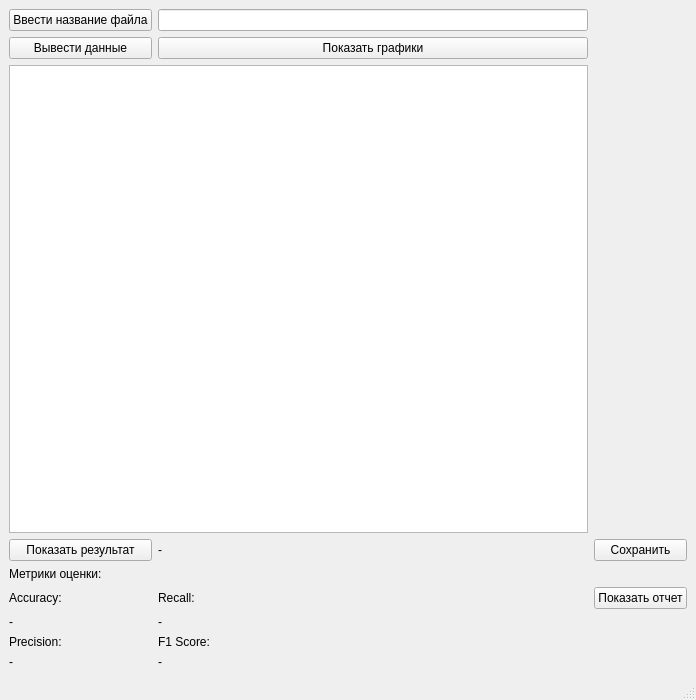
<?xml version="1.0" encoding="UTF-8"?>
<ui version="4.0">
 <class>MainWindow</class>
 <widget class="QMainWindow" name="MainWindow">
  <property name="geometry">
   <rect>
    <x>0</x>
    <y>0</y>
    <width>696</width>
    <height>700</height>
   </rect>
  </property>
  <property name="windowTitle">
   <string>MainWindow</string>
  </property>
  <widget class="QWidget" name="centralwidget">
   <layout class="QGridLayout" name="gridLayout">
    <item row="6" column="0">
     <widget class="QLabel" name="label">
      <property name="text">
       <string>Accuracy:</string>
      </property>
     </widget>
    </item>
    <item row="7" column="0">
     <widget class="QLabel" name="accuracy">
      <property name="text">
       <string>-</string>
      </property>
     </widget>
    </item>
    <item row="1" column="0">
     <widget class="QPushButton" name="ShowDataButton">
      <property name="text">
       <string>Вывести данные</string>
      </property>
     </widget>
    </item>
    <item row="8" column="1">
     <widget class="QLabel" name="label_4">
      <property name="text">
       <string>F1 Score:</string>
      </property>
     </widget>
    </item>
    <item row="1" column="1">
     <widget class="QPushButton" name="ShowDiagramsButton">
      <property name="text">
       <string>Показать графики</string>
      </property>
     </widget>
    </item>
    <item row="9" column="0">
     <widget class="QLabel" name="precision">
      <property name="text">
       <string>-</string>
      </property>
     </widget>
    </item>
    <item row="7" column="1">
     <widget class="QLabel" name="recall">
      <property name="text">
       <string>-</string>
      </property>
     </widget>
    </item>
    <item row="3" column="0">
     <widget class="QPushButton" name="ShowResultButton">
      <property name="text">
       <string>Показать результат</string>
      </property>
     </widget>
    </item>
    <item row="2" column="0" colspan="2">
     <widget class="QTableWidget" name="tableWidget"/>
    </item>
    <item row="6" column="2">
     <widget class="QPushButton" name="ShowReportButton">
      <property name="text">
       <string>Показать отчет</string>
      </property>
     </widget>
    </item>
    <item row="5" column="0">
     <widget class="QLabel" name="MetricsText">
      <property name="text">
       <string>Метрики оценки:</string>
      </property>
     </widget>
    </item>
    <item row="3" column="2">
     <widget class="QPushButton" name="SaveButton">
      <property name="text">
       <string>Сохранить</string>
      </property>
     </widget>
    </item>
    <item row="8" column="0">
     <widget class="QLabel" name="label_3">
      <property name="text">
       <string>Precision:</string>
      </property>
     </widget>
    </item>
    <item row="6" column="1">
     <widget class="QLabel" name="label_2">
      <property name="text">
       <string>Recall:</string>
      </property>
     </widget>
    </item>
    <item row="0" column="1">
     <widget class="QLineEdit" name="filename"/>
    </item>
    <item row="0" column="0">
     <widget class="QPushButton" name="InputFilenameButton">
      <property name="text">
       <string>Ввести название файла</string>
      </property>
     </widget>
    </item>
    <item row="9" column="1">
     <widget class="QLabel" name="f1_score">
      <property name="text">
       <string>-</string>
      </property>
     </widget>
    </item>
    <item row="3" column="1">
     <widget class="QLabel" name="Result">
      <property name="text">
       <string>-</string>
      </property>
     </widget>
    </item>
   </layout>
  </widget>
  <widget class="QStatusBar" name="statusbar"/>
 </widget>
 <resources/>
 <connections/>
</ui>
